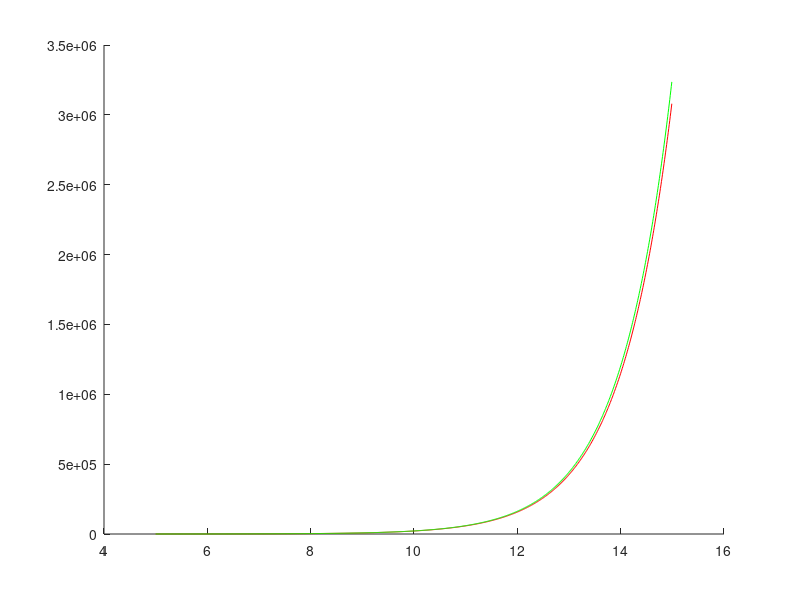

MATLAB code for this plot:
h=0.01;
a=5;
b=15;
t0=a;
y0=exp(t0) - t0 - 1;


n=(b-a)/h;
t=zeros(n,1);

yth=zeros(n,1);
ye=zeros(n,1);
yea=zeros(n,1);

t(1)=t0;
yth(1)=y0;
ye(1)=y0;
yea(1)=y0;

for i=1:n-1
    t(i+1)=t(i)+h;
    yth(i+1)=exp(t(i+1)) - t(i+1) - 1;
    ye(i+1)=ye(i)*(1+h)+t(i)*h;
    yea(i+1)=yea(i)*0.5*(2+2*h+h*h)+0.5*t(i)*h*(2+h)+0.5*h*h;
end

%%plot(t,yth,'b');
hold all;
plot(t,ye,'r');
plot(t,yea,'g');
